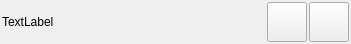
   <widget class="QWidget" name="horizontalLayoutWidget">
    <property name="geometry">
     <rect>
      <x>0</x>
      <y>460</y>
      <width>351</width>
      <height>44</height>
     </rect>
    </property>
    <layout class="QHBoxLayout" name="row6">
     <property name="spacing">
      <number>2</number>
     </property>
     <property name="leftMargin">
      <number>2</number>
     </property>
     <property name="topMargin">
      <number>2</number>
     </property>
     <property name="rightMargin">
      <number>2</number>
     </property>
     <property name="bottomMargin">
      <number>2</number>
     </property>
     <item>
      <widget class="QLabel" name="lblStatus">
       <property name="sizePolicy">
        <sizepolicy hsizetype="Ignored" vsizetype="Ignored">
         <horstretch>0</horstretch>
         <verstretch>0</verstretch>
        </sizepolicy>
       </property>
       <property name="minimumSize">
        <size>
         <width>0</width>
         <height>40</height>
        </size>
       </property>
       <property name="maximumSize">
        <size>
         <width>16777215</width>
         <height>40</height>
        </size>
       </property>
       <property name="text">
        <string>TextLabel</string>
       </property>
      </widget>
     </item>
     <item>
      <widget class="QPushButton" name="btnYoutube">
       <property name="sizePolicy">
        <sizepolicy hsizetype="Ignored" vsizetype="Ignored">
         <horstretch>0</horstretch>
         <verstretch>0</verstretch>
        </sizepolicy>
       </property>
       <property name="minimumSize">
        <size>
         <width>40</width>
         <height>40</height>
        </size>
       </property>
       <property name="maximumSize">
        <size>
         <width>40</width>
         <height>40</height>
        </size>
       </property>
       <property name="font">
        <font>
         <pointsize>7</pointsize>
         <weight>50</weight>
         <bold>false</bold>
         <kerning>false</kerning>
        </font>
       </property>
       <property name="layoutDirection">
        <enum>Qt::LeftToRight</enum>
       </property>
       <property name="autoFillBackground">
        <bool>false</bool>
       </property>
       <property name="text">
        <string/>
       </property>
      </widget>
     </item>
     <item>
      <widget class="QPushButton" name="btnFacebook">
       <property name="sizePolicy">
        <sizepolicy hsizetype="Ignored" vsizetype="Ignored">
         <horstretch>0</horstretch>
         <verstretch>0</verstretch>
        </sizepolicy>
       </property>
       <property name="minimumSize">
        <size>
         <width>40</width>
         <height>40</height>
        </size>
       </property>
       <property name="maximumSize">
        <size>
         <width>40</width>
         <height>40</height>
        </size>
       </property>
       <property name="font">
        <font>
         <pointsize>7</pointsize>
         <weight>50</weight>
         <bold>false</bold>
         <kerning>false</kerning>
        </font>
       </property>
       <property name="layoutDirection">
        <enum>Qt::LeftToRight</enum>
       </property>
       <property name="autoFillBackground">
        <bool>false</bool>
       </property>
       <property name="text">
        <string/>
       </property>
      </widget>
     </item>
    </layout>
   </widget>
